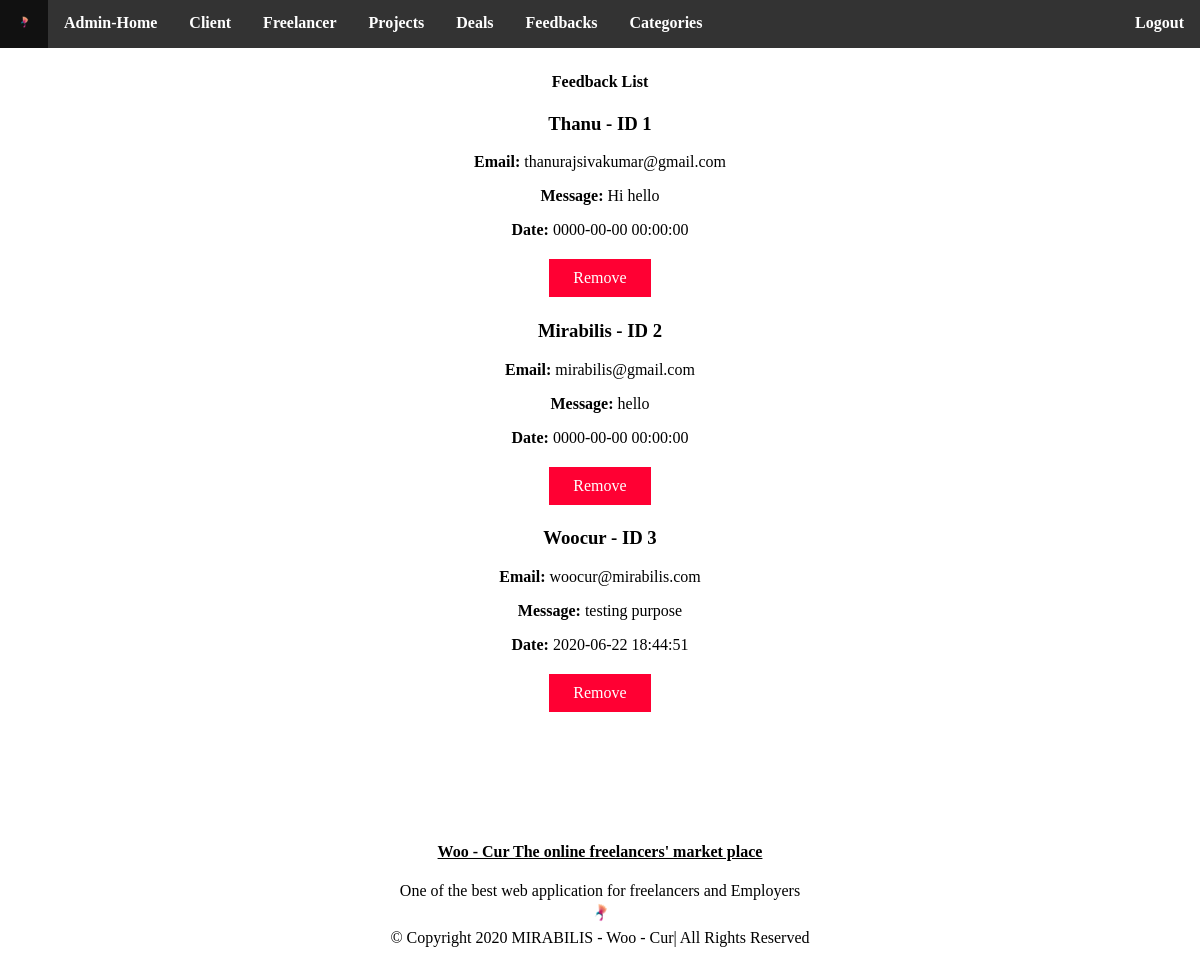
The page /admin/feedback.php (signed in) on the database its author committed.
### tables this page shows
CREATE TABLE IF NOT EXISTS `feedback` (
  `id` int(11) NOT NULL AUTO_INCREMENT,
  `name` text NOT NULL,
  `email` text NOT NULL,
  `message` text NOT NULL,
  `date` timestamp NOT NULL DEFAULT CURRENT_TIMESTAMP ON UPDATE CURRENT_TIMESTAMP,
  PRIMARY KEY (`id`)
);

### admin/feedback.php (the view, shortened to what this page needs)
<?php
require("../include/db.php");
?>
<!DOCTYPE html>
<html lang="en-us">
	<head>
		<link rel="stylesheet" href="css/afeedback.css">
	</head>
	<body id="body" class="body">
			<div class="navbar" id="navbar">
			<ul class="menu" id="menu">
				<li><a href="index.php"><img src="../icons/k4.ico" alt=""></a></li>
				<li><a href="index.php#home">Admin-Home</a></li>
				<li><a href="client.php">Client</a></li>
				<li><a href="freelancer.php">Freelancer</a></li>
				<li><a href="project.php">Projects</a></li>
				<li><a href="deal.php">Deals</a></li>
				<li><a href="feedback.php">Feedbacks</a></li>
				<li><a href="category.php">Categories</a></li>
				<li class="navspace"><a href="inc/logout.php">Logout</a></li>
			</ul>
			</div>
		<div class="home" id="home">
		<div class="index">
			<h4>Feedback List</h4>
			<div class="container">
				<?php
				$sql = "SELECT * FROM feedback";
				$result = $mysqli->query($sql);
				?>
					<?php
					if ($result->num_rows) {
							while ($row = $result->fetch_assoc()) {
					?>
					<div class="results">
						<h3>
						<?=ucfirst($row['name'])?> - ID <?=$row['id']?>
						</h3>
						<p><b>Email:</b> <?=$row['email']?></p>
						<p><b>Message:</b> <?=$row['message']?><p>
						<p><b>Date:</b> <?=$row['date']?></p>
						<a href="inc/delete.php?fbid=<?=$row['id']?>"><button>Remove</button></a>
					</div>
					<?php
							}
					}
					else{
						echo '<i>Nothing to Show!</i>';
					}
					?>
			</div>
		</div>
		</div>
	<div class="footer" id="footer">
	<h4><a href="#body">Woo - Cur The online freelancers' market place</a></h4>
	<p>One of the best web application for freelancers and Employers<br>
	<a href="#body"><img src="../icons/k3.ico" alt="Woocur" /></a>
	<br>&copy; Copyright 2020  MIRABILIS - Woo - Cur| All Rights Reserved</p>
	</div>
	</body>
</html>

### admin/css/afeedback.css (style rules this page uses)
#body { margin-bottom:0px; margin-top:0px; margin-left:0px; margin-right:0px; width:100%; height:auto; background-image:url(../img/banner.jpg); }
.home { width:98%; left:1%; right:1%; text-align:center; position:relative; top:52px; height:auto; }
.index { padding-top:0%; padding-bottom:10%; top:100px; }
.container { position:relative; width:50%; height:auto; right:25%; left:25%; background-color:transparent; }
.results { width:50%; height:auto; position:relative; right:25%; left:25%; background-image:url(../img/portfolio-3.jpg); background-position:center; background-size:100% 100%; }
button { background-color: #FF0033; border:none; Color:white; padding:10px 24px; text-align:center; text-decoration:none; font-size:16px; margin:4px 2px; cursor:pointer; font-family:Times New Roman; }
.footer { height:120px; position:relative; top:40px; text-align:center; color:black; width:98%; border-radius:0px; left:1%; right:1%; }
.footer a { color:black; }
.footer img { height:25px; width:25px; }
ul { list-style-type:none; margin:0; padding:0; overflow:hidden; background-color:#333; position:fixed; z-index:7; top:0; width:100%; }
li { float:left; font-weight:bold; }
li.navspace { float:right; }
li a { display:block; color:white; text-align:center; padding:14px 16px; text-decoration:none; }

### rows shown on the page
feedback: name "Thanu", id "1", email "thanurajsivakumar@gmail.com", message "Hi hello", date "0000-00-00 00:00:00"
feedback: name "Mirabilis", id "2", email "mirabilis@gmail.com", message "hello", date "0000-00-00 00:00:00"
feedback: name "Woocur", id "3", email "woocur@mirabilis.com", message "testing purpose", date "2020-06-22 18:44:51"
